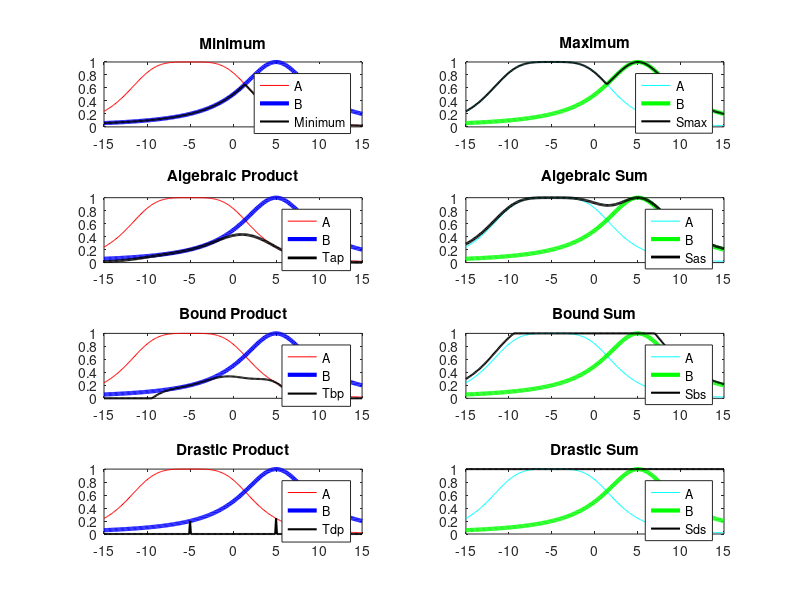

MATLAB code for this plot:
X=-15:0.1:15;
A=zeros(1,length(X));
B=zeros(1,length(X));
Tdp=zeros(1,length(X));
Sds=zeros(1,length(X));

%Generando funciones
    for i = 1:length(X)
        
    A(i) = ( 1 / ( 1 + ( ((X(i)+5) / 7.5 )^4) ) );
    B(i) = ( 1 / ( 1 + ( (X(i)-5) / 5)^2  )  );
  
    end
 
% First 3 T-norm operations
Tmin = min(A,B);
Tap = A.*B;
Tbp = max(0,(A+B-1));

% First 3 T-norm operations
Smax = max(A,B);
Sas = (A+B)-(A.*B);
Sbs = min(1,(A+B));

% Drastic product 
 for i = 1:length(X)
        if B(i) == 1
        Tdp(i) = A(i);
        elseif A(i) == 1
        Tdp(i) = B(i);
        elseif A(i) == 1 && B(i) == 1
        Tdp(i) = 1;
        elseif A(i) < 1 && B(i) < 1
        Tdp(i)=0;    
        end
 end

% Drastic Sum
 for i = 1:length(X)
        if B(i) == 0
        Sds(i)=A(i);
        elseif A(i) == 0
        Sds(i)=B(i);
        elseif A(i) == 0 && B(i) == 0
        Sds(i)=0;
        elseif A(i) > 0 && B(i) > 0
        Sds(i)=1;    
        end
end

%Graficando T-norm
subplot(4,2,1)
plot(X,A,'r',X,B,'b','Linewidth',3)
hold on
plot(X,Tmin,'k','Linewidth',1.5)
title('Minimum')
legend({'A','B','Minimum'},'Location','northeast')

subplot(4,2,3)
plot(X,A,'r',X,B,'b','Linewidth',3)
hold on
plot(X,Tap,'k','Linewidth',2)
title('Algebraic Product')
legend({'A','B','Tap'},'Location','northeast')

subplot(4,2,5)
plot(X,A,'r',X,B,'b','Linewidth',3)
hold on
plot(X,Tbp,'k','Linewidth',1.5)
title('Bound Product')
legend({'A','B','Tbp'},'Location','northeast')

subplot(4,2,7)
plot(X,A,'r',X,B,'b','Linewidth',3)
hold on
plot(X,Tdp,'k','Linewidth',1.5)
title('Drastic Product')
legend({'A','B','Tdp'},'Location','northeast')

%Graficando S-norm
subplot(4,2,2)
plot(X,A,'c',X,B,'g','Linewidth',3)
hold on
plot(X,Smax,'k','Linewidth',1.5)
title('Maximum')
legend({'A','B','Smax'},'Location','northeast')

subplot(4,2,4)
plot(X,A,'c',X,B,'g','Linewidth',3)
hold on
plot(X,Sas,'k','Linewidth',2)
title('Algebraic Sum')
legend({'A','B','Sas'},'Location','northeast')

subplot(4,2,6)
plot(X,A,'c',X,B,'g','Linewidth',3)
hold on
plot(X,Sbs,'k','Linewidth',1.5)
title('Bound Sum')
legend({'A','B','Sbs'},'Location','northeast')

subplot(4,2,8)
plot(X,A,'c',X,B,'g','Linewidth',3)
hold on
plot(X,Sds,'k','Linewidth',1.5)
title('Drastic Sum')
legend({'A','B','Sds'},'Location','northeast')